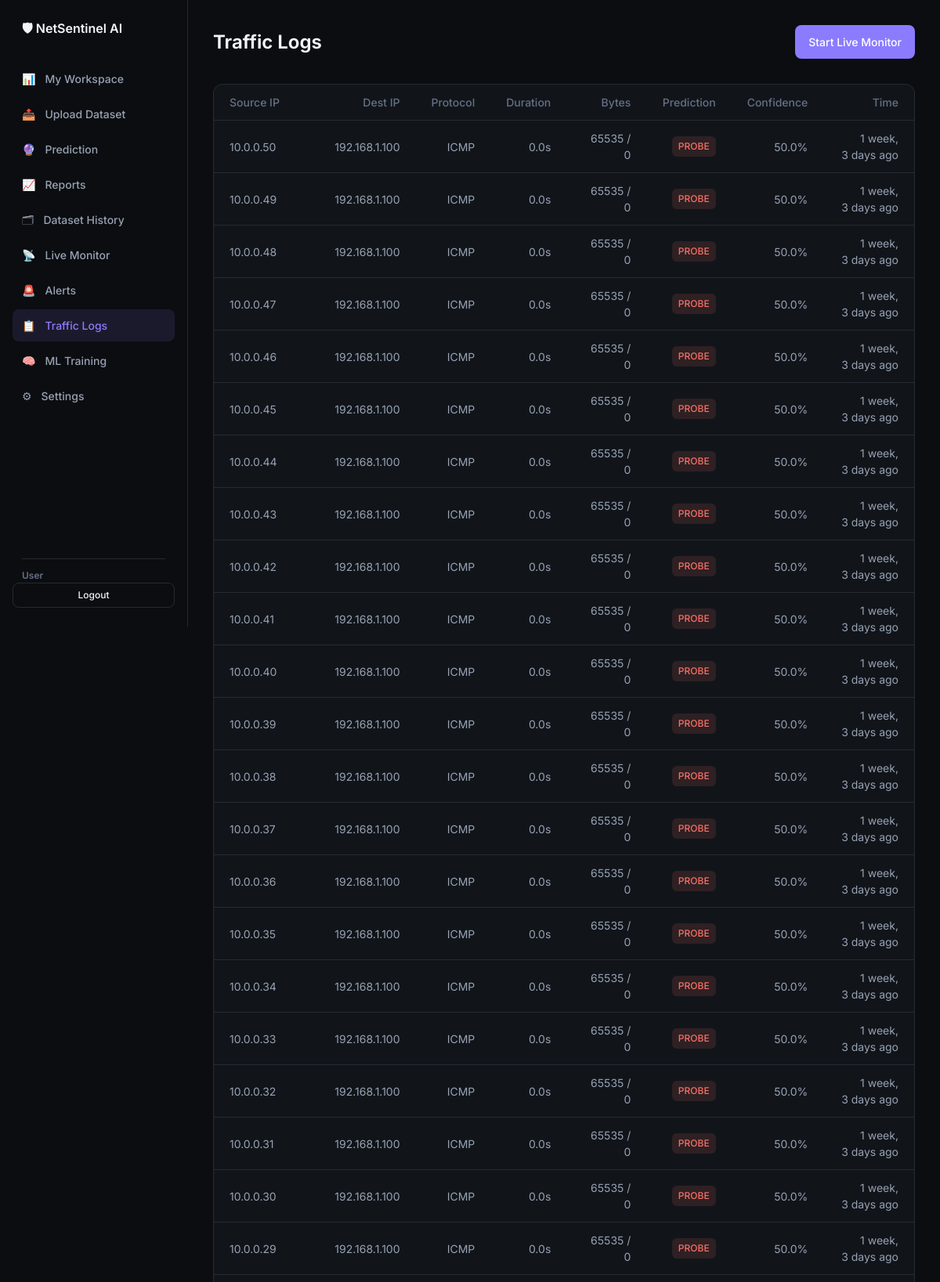
Page /logs/ (signed in, upper part) on the committed database.
### ids/models.py (models this page shows, shortened)
class UserProfile(models.Model):
    ROLE_CHOICES = [
        ("admin", "Administrator"),
        ("user", "User"),
    ]
    user = models.OneToOneField(User, on_delete=models.CASCADE, related_name="profile")
    role = models.CharField(max_length=20, choices=ROLE_CHOICES, default="user")

class TrafficLog(models.Model):
    source_ip = models.GenericIPAddressField()
    dest_ip = models.GenericIPAddressField()
    protocol = models.CharField(max_length=10, default="TCP")
    duration = models.FloatField(default=0.0)
    src_bytes = models.IntegerField(default=0)
    dst_bytes = models.IntegerField(default=0)
    prediction = models.CharField(max_length=50, default="normal")
    confidence = models.FloatField(default=0.0)
    created_at = models.DateTimeField(auto_now_add=True)
    user = models.ForeignKey(User, on_delete=models.SET_NULL, null=True, blank=True, related_name="traffic_logs")
    class Meta:
        ordering = ["-created_at"]

### ids/views.py (the view)
# urls.py: path("logs/", views.logs_view, name="logs"),
@login_required
def logs_view(request):
    logs = _owned(TrafficLog.objects.all(), request.user)[:200]
    return render(request, "ids/logs.html", {"logs": logs})

### ids/views.py (called while the page is built)
def _is_admin(user):
    return user.is_superuser or getattr(getattr(user, "profile", None), "role", None) == "admin"

def _owned(queryset, user):
    return queryset if _is_admin(user) else queryset.filter(user=user)

### templates/ids/logs.html (shortened to what this page needs)
{% extends "ids/base.html" %}
{% block content %}
<div class="topbar">
  <h1>Traffic Logs</h1>
  <a href="{% url 'monitor' %}" class="btn btn-primary">Start Live Monitor</a>
</div>
<div class="table-card">
  <table>
    <thead>
      <tr>
        {% if user.is_superuser or user.profile.role == "admin" %}<th>Account</th>{% endif %}<th>Source IP</th><th>Dest IP</th><th>Protocol</th>
        <th>Duration</th><th>Bytes</th><th>Prediction</th><th>Confidence</th><th>Time</th>
      </tr>
    </thead>
    <tbody>
      {% for log in logs %}
      <tr>
        <td>{{ log.source_ip }}</td>
        <td>{{ log.dest_ip }}</td>
        <td>{{ log.protocol }}</td>
        <td>{{ log.duration|floatformat:1 }}s</td>
        <td>{{ log.src_bytes }} / {{ log.dst_bytes }}</td>
        <td>
          {% if log.prediction == "normal" %}
          <span class="badge badge-normal">NORMAL</span>
          {% else %}
          <span class="badge badge-threat">{{ log.prediction|upper }}</span>
          {% endif %}
        </td>
        <td>{{ log.confidence|floatformat:1 }}%</td>
        <td>{{ log.created_at|timesince }} ago</td>
      </tr>
      {% empty %}
      <tr><td colspan="9" style="color:var(--muted);text-align:center;padding:2rem">No traffic logs. Run setup or start monitoring.</td></tr>
      {% endfor %}
    </tbody>
  </table>
</div>
{% endblock %}

### templates/ids/base.html (shortened to what this page needs)
{% load static %}
<!DOCTYPE html>
<html lang="en">
<head>
  <link rel="stylesheet" href="{% static 'css/style.css' %}">
</head>
<body>
  <div class="layout">
    <aside class="sidebar">
      <div class="logo">🛡 NetSentinel AI</div>
      <ul class="nav">
        <li><a href="{% url 'dashboard' %}"
            class="{% if request.resolver_match.url_name == 'dashboard' %}active{% endif %}">📊 <span>{% if user.is_superuser or user.profile.role == 'admin' %}Admin Overview{% else %}My Workspace{% endif %}</span></a></li>
        <li><a href="{% url 'predict_upload' %}"
            class="{% if request.resolver_match.url_name == 'predict_upload' %}active{% endif %}">📤 <span>Upload
              Dataset</span></a></li>
        <li><a href="{% url 'predict_result' %}"
            class="{% if request.resolver_match.url_name == 'predict_result' %}active{% endif %}">🔮
            <span>Prediction</span></a></li>
        <li><a href="{% url 'reports' %}"
            class="{% if request.resolver_match.url_name == 'reports' %}active{% endif %}">📈 <span>Reports</span></a>
        </li>
        <li><a href="{% url 'dataset_history' %}"
            class="{% if request.resolver_match.url_name == 'dataset_history' %}active{% endif %}">🗂 <span>Dataset
              History</span></a></li>
        <li><a href="{% url 'monitor' %}"
            class="{% if request.resolver_match.url_name == 'monitor' %}active{% endif %}">📡 <span>Live
              Monitor</span></a></li>
        <li><a href="{% url 'alerts' %}"
            class="{% if request.resolver_match.url_name == 'alerts' %}active{% endif %}">🚨 <span>Alerts</span></a>
        </li>
        <li><a href="{% url 'logs' %}" class="{% if request.resolver_match.url_name == 'logs' %}active{% endif %}">📋
            <span>Traffic Logs</span></a></li>
        <li><a href="{% url 'train' %}" class="{% if request.resolver_match.url_name == 'train' %}active{% endif %}">🧠
            <span>ML Training</span></a></li>
        <li><a href="{% url 'settings' %}"
            class="{% if request.resolver_match.url_name == 'settings' %}active{% endif %}">⚙ <span>Settings</span></a>
        </li>
      </ul>
      <div class="sidebar-role">{% if user.is_superuser %}Administrator{% else %}{{ user.profile.get_role_display|default:"User" }}{% endif %}</div>
      <a href="{% url 'logout' %}" class="btn btn-outline btn-sm sidebar-logout">Logout</a>
    </aside>
    <main class="main">
      {% block content %}{% endblock %}
    </main>
  </div>
</body>
</html>

### static/css/style.css (style rules this page uses)
:root { --bg: #0B0D10; --surface: #11151A; --surface-elevated: #171C22; --surface-subtle: #1B2128; --border: #252B33; --text-primary: #F2F4F7; --text-secondary: #98A2B3; --text-muted: #667085; --primary: #8B7CFF; --primary-hover: #A196FF; --primary-subtle: rgba(139, 124, 255, 0.12); --success: #32D583; --success-subtle: rgba(50, 213, 131, 0.12); --warning: #FDB022; --warning-subtle: rgba(253, 176, 34, 0.12); --error: #F97066; --error-subtle: rgba(249, 112, 102, 0.12); --info: #53B1FD; --info-subtle: rgba(83, 177, 253, 0.12); --surface2: var(--surface-subtle); --text: var(--text-primary); --muted: var(--text-muted); --accent: var(--primary); --accent2: var(--primary-hover); --danger: var(--error); --critical: var(--error); }
* { box-sizing: border-box; margin: 0; padding: 0; }
body { font-family: "Inter", system-ui, -apple-system, sans-serif; background: var(--bg); color: var(--text-primary); min-height: 100vh; line-height: 1.5; }
a { color: var(--primary); text-decoration: none; }
.layout { display: flex; min-height: 100vh; }
.sidebar { width: 240px; background: var(--bg); border-right: 1px solid var(--border); padding: 24px 16px; display: flex; flex-direction: column; position: fixed; height: 100vh; z-index: 10; }
.logo { font-size: 16px; font-weight: 600; color: var(--text-primary); margin-bottom: 32px; padding: 0 12px; display: flex; align-items: center; gap: 8px; }
.nav { list-style: none; flex: 1; }
.nav li { margin-bottom: 4px; }
.nav a { display: flex; align-items: center; gap: 12px; padding: 10px 12px; border-radius: 8px; color: var(--text-secondary); text-decoration: none; font-size: 14px; font-weight: 500; transition: all 150ms ease-out; }
.nav a.active { background: var(--primary-subtle); color: var(--primary); }
.main { flex: 1; margin-left: 240px; padding: 32px; }
.topbar { display: flex; justify-content: space-between; align-items: center; margin-bottom: 32px; }
.topbar h1 { font-size: 24px; font-weight: 650; color: var(--text-primary); }
.stat-card, .chart-card, .table-card, .upload-panel, .monitor-panel, .prediction-summary, .traffic-tile, .auth-card { background: var(--surface); border: 1px solid var(--border); border-radius: 12px; }
.table-card { margin-bottom: 32px; overflow: hidden; }
table { width: 100%; border-collapse: collapse; }
th, td { padding: 12px 20px; text-align: left; font-size: 14px; }
th { color: var(--text-muted); font-weight: 500; border-bottom: 1px solid var(--border); height: 44px; }
td { border-bottom: 1px solid var(--border); height: 48px; color: var(--text-secondary); text-align: right; }
th { text-align: right; }
th:first-child, td:first-child { text-align: left; }
.badge { display: inline-block; padding: 4px 8px; border-radius: 6px; font-size: 12px; font-weight: 500; }
.badge-high, .badge-critical, .badge-threat, .badge-malicious { background: var(--error-subtle); color: var(--error); }
.btn { display: inline-flex; align-items: center; justify-content: center; gap: 8px; padding: 10px 16px; border-radius: 8px; border: 1px solid transparent; cursor: pointer; font-size: 14px; font-weight: 500; transition: all 150ms ease-out; text-decoration: none; }
.btn-primary { background: var(--primary); color: #FFFFFF; }
.btn-outline { background: transparent; border: 1px solid var(--border); color: var(--text-primary); }
.btn-sm { padding: 6px 12px; font-size: 12px; }
.sidebar-logout { margin-top: auto; }
.sidebar-role { margin: 12px 12px 0; padding-top: 12px; border-top: 1px solid var(--border); color: var(--text-muted); font-size: 12px; font-weight: 600; }

### rows in the picture
TrafficLog: source_ip "10.0.0.50", dest_ip "192.168.1.100", protocol "ICMP", duration "0.0", src_bytes "65535", dst_bytes "0", prediction "PROBE", confidence "50.0", created_at "1 week, 3 days"
TrafficLog: source_ip "10.0.0.49", dest_ip "192.168.1.100", protocol "ICMP", duration "0.0", src_bytes "65535", dst_bytes "0", prediction "PROBE", confidence "50.0", created_at "1 week, 3 days"
TrafficLog: source_ip "10.0.0.48", dest_ip "192.168.1.100", protocol "ICMP", duration "0.0", src_bytes "65535", dst_bytes "0", prediction "PROBE", confidence "50.0", created_at "1 week, 3 days"
TrafficLog: source_ip "10.0.0.47", dest_ip "192.168.1.100", protocol "ICMP", duration "0.0", src_bytes "65535", dst_bytes "0", prediction "PROBE", confidence "50.0", created_at "1 week, 3 days"
TrafficLog: source_ip "10.0.0.46", dest_ip "192.168.1.100", protocol "ICMP", duration "0.0", src_bytes "65535", dst_bytes "0", prediction "PROBE", confidence "50.0", created_at "1 week, 3 days"
TrafficLog: source_ip "10.0.0.45", dest_ip "192.168.1.100", protocol "ICMP", duration "0.0", src_bytes "65535", dst_bytes "0", prediction "PROBE", confidence "50.0", created_at "1 week, 3 days"
TrafficLog: source_ip "10.0.0.44", dest_ip "192.168.1.100", protocol "ICMP", duration "0.0", src_bytes "65535", dst_bytes "0", prediction "PROBE", confidence "50.0", created_at "1 week, 3 days"
TrafficLog: source_ip "10.0.0.43", dest_ip "192.168.1.100", protocol "ICMP", duration "0.0", src_bytes "65535", dst_bytes "0", prediction "PROBE", confidence "50.0", created_at "1 week, 3 days"
TrafficLog: source_ip "10.0.0.42", dest_ip "192.168.1.100", protocol "ICMP", duration "0.0", src_bytes "65535", dst_bytes "0", prediction "PROBE", confidence "50.0", created_at "1 week, 3 days"
TrafficLog: source_ip "10.0.0.41", dest_ip "192.168.1.100", protocol "ICMP", duration "0.0", src_bytes "65535", dst_bytes "0", prediction "PROBE", confidence "50.0", created_at "1 week, 3 days"
TrafficLog: source_ip "10.0.0.40", dest_ip "192.168.1.100", protocol "ICMP", duration "0.0", src_bytes "65535", dst_bytes "0", prediction "PROBE", confidence "50.0", created_at "1 week, 3 days"
TrafficLog: source_ip "10.0.0.39", dest_ip "192.168.1.100", protocol "ICMP", duration "0.0", src_bytes "65535", dst_bytes "0", prediction "PROBE", confidence "50.0", created_at "1 week, 3 days"
TrafficLog: source_ip "10.0.0.38", dest_ip "192.168.1.100", protocol "ICMP", duration "0.0", src_bytes "65535", dst_bytes "0", prediction "PROBE", confidence "50.0", created_at "1 week, 3 days"
TrafficLog: source_ip "10.0.0.37", dest_ip "192.168.1.100", protocol "ICMP", duration "0.0", src_bytes "65535", dst_bytes "0", prediction "PROBE", confidence "50.0", created_at "1 week, 3 days"
TrafficLog: source_ip "10.0.0.36", dest_ip "192.168.1.100", protocol "ICMP", duration "0.0", src_bytes "65535", dst_bytes "0", prediction "PROBE", confidence "50.0", created_at "1 week, 3 days"
TrafficLog: source_ip "10.0.0.35", dest_ip "192.168.1.100", protocol "ICMP", duration "0.0", src_bytes "65535", dst_bytes "0", prediction "PROBE", confidence "50.0", created_at "1 week, 3 days"
TrafficLog: source_ip "10.0.0.34", dest_ip "192.168.1.100", protocol "ICMP", duration "0.0", src_bytes "65535", dst_bytes "0", prediction "PROBE", confidence "50.0", created_at "1 week, 3 days"
TrafficLog: source_ip "10.0.0.33", dest_ip "192.168.1.100", protocol "ICMP", duration "0.0", src_bytes "65535", dst_bytes "0", prediction "PROBE", confidence "50.0", created_at "1 week, 3 days"
TrafficLog: source_ip "10.0.0.32", dest_ip "192.168.1.100", protocol "ICMP", duration "0.0", src_bytes "65535", dst_bytes "0", prediction "PROBE", confidence "50.0", created_at "1 week, 3 days"
TrafficLog: source_ip "10.0.0.31", dest_ip "192.168.1.100", protocol "ICMP", duration "0.0", src_bytes "65535", dst_bytes "0", prediction "PROBE", confidence "50.0", created_at "1 week, 3 days"
TrafficLog: source_ip "10.0.0.30", dest_ip "192.168.1.100", protocol "ICMP", duration "0.0", src_bytes "65535", dst_bytes "0", prediction "PROBE", confidence "50.0", created_at "1 week, 3 days"
TrafficLog: source_ip "10.0.0.29", dest_ip "192.168.1.100", protocol "ICMP", duration "0.0", src_bytes "65535", dst_bytes "0", prediction "PROBE", confidence "50.0", created_at "1 week, 3 days"

### other values in the picture
{{ user.profile.get_role_display|default:"User" }} "User"
